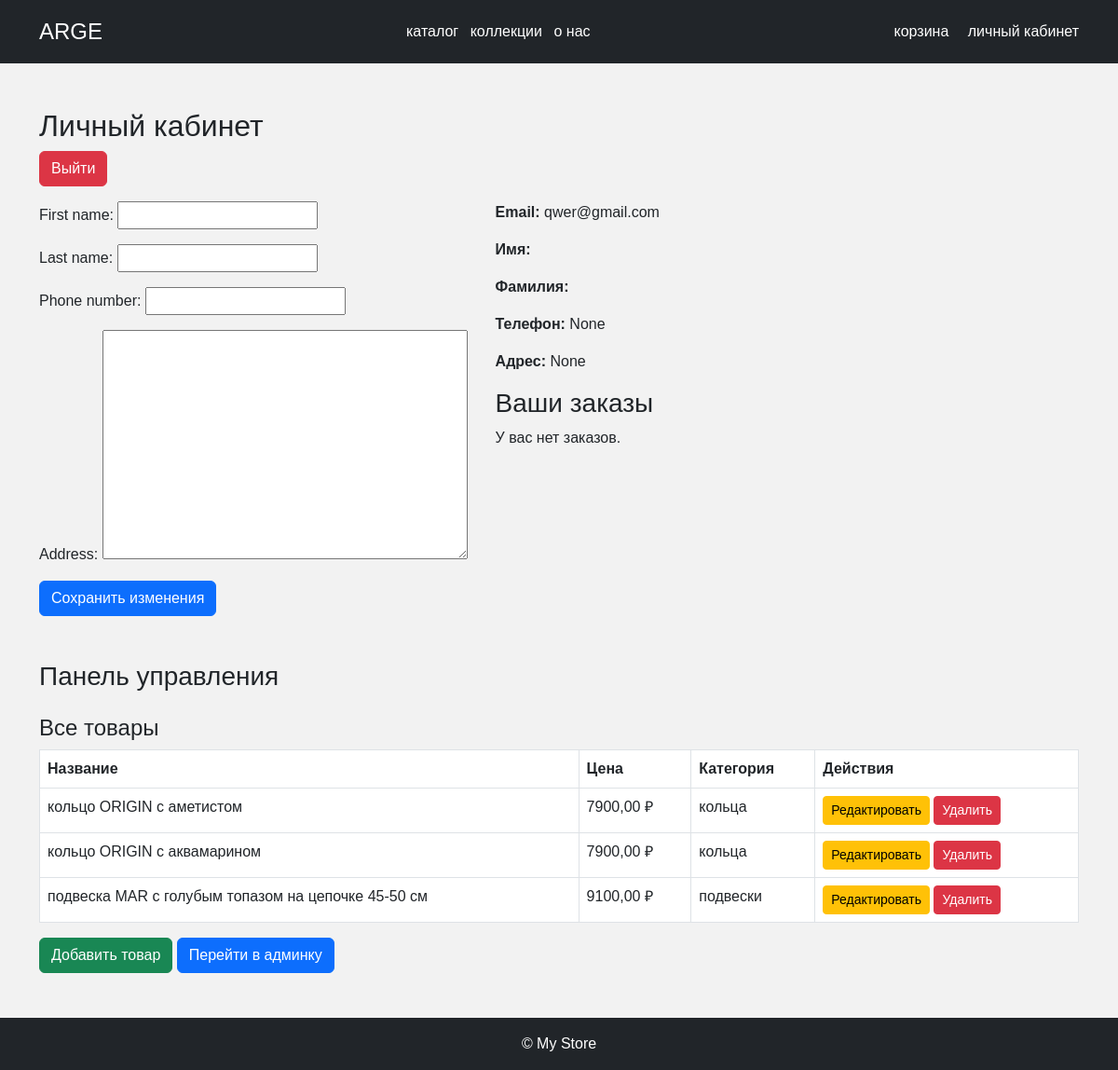
Page /profile/ (signed in) on the earlier database version.
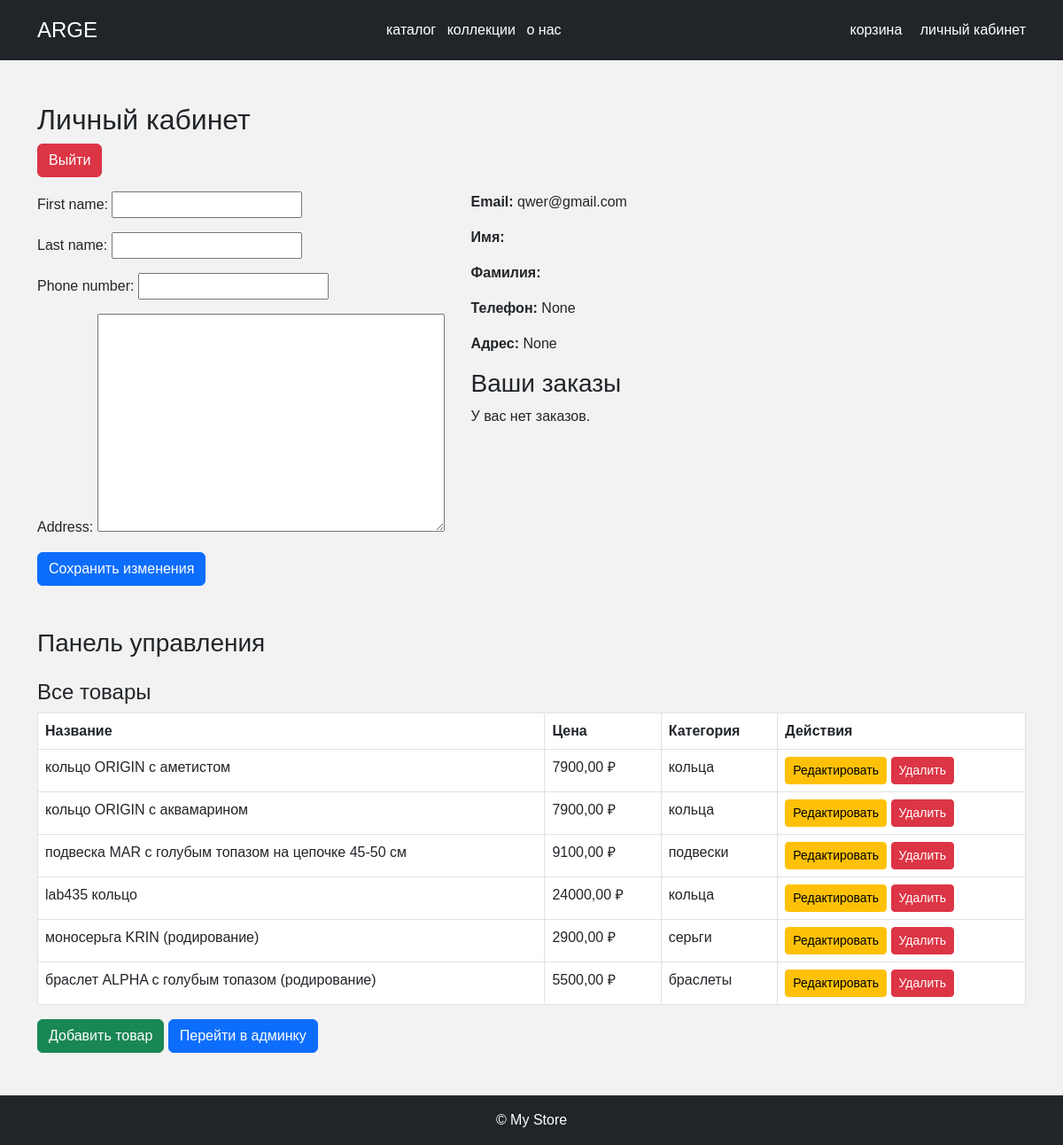
Same page on the later database version.
### members/models.py (models this page shows, shortened)
class Product(models.Model):
    name = models.CharField(max_length=255)
    description = models.TextField()
    price = models.DecimalField(max_digits=10, decimal_places=2)
    category = models.ForeignKey(Category, related_name='products', on_delete=models.CASCADE)
    status = models.CharField(max_length=50, default='available')
    objects = models.Manager()
    available = AvailableProductsManager()
    class Meta:
        ordering = ['-price']
    class Meta:
        verbose_name = "Товар"
        verbose_name_plural = "Товары"

class Category(models.Model):
    name = models.CharField(max_length=255)
    description = models.TextField()
    class Meta:
        verbose_name = "Категория"
        verbose_name_plural = "Категории"

### members/views.py (the view)
# urls.py: path('profile/', views.profile_view, name='profile'),
@login_required
def profile_view(request):
    user = request.user
    if request.method == 'POST':
        form = UserProfileForm(request.POST, instance=user)
        if form.is_valid():
            form.save()
            return redirect('profile')
    else:
        form = UserProfileForm(instance=user)
    orders = user.orders.all()
    products = Product.objects.all() if user.is_staff else None
    return render(request, 'profile.html', {
        'user': user,
        'user_form': form,
        'orders': orders,
        'products': products,
    })

### members/forms.py
class UserProfileForm(forms.ModelForm):
    class Meta:
        model = User
        fields = ['first_name', 'last_name', 'phone_number', 'address']

### templates/profile.html (shortened to what this page needs)
{% extends "base.html" %}
{% load static %}
{% block content %}
<h2>Личный кабинет</h2>
<form method="post" action="{% url 'logout' %}">
  <button type="submit" class="btn btn-danger mb-3">Выйти</button>
</form>
<div class="lk-main">
    <div class="lk-form">
        <form method="post">
            {{ user_form.as_p }}
            <button type="submit" class="btn btn-primary">Сохранить изменения</button>
        </form>
    </div>
    <div class="lk-info">
        <p><strong>Email:</strong> {{ user.email }}</p>
        <p><strong>Имя:</strong> {{ user.first_name }}</p>
        <p><strong>Фамилия:</strong> {{ user.last_name }}</p>
        <p><strong>Телефон:</strong> {{ user.phone_number }}</p>
        <p><strong>Адрес:</strong> {{ user.address }}</p>
        <h3>Ваши заказы</h3>
        {% if user.orders.all %}
            <ul>
                {% for order in user.orders.all %}
                    <li>Заказ №{{ order.id }} — {{ order.status }} ({{ order.total_price }} ₽)</li>
                {% endfor %}
            </ul>
        {% else %}
            <p>У вас нет заказов.</p>
        {% endif %}
    </div>
</div>
{% if user.is_staff %}
    <div class="admin-panel mt-5">
        <h3>Панель управления</h3>
        <h4 class="mt-4">Все товары</h4>
        <table class="table table-bordered">
            <thead>
                <tr>
                    <th>Название</th>
                    <th>Цена</th>
                    <th>Категория</th>
                    <th>Действия</th>
                </tr>
            </thead>
            <tbody>
                {% for product in products %}
                    <tr>
                        <td>{{ product.name }}</td>
                        <td>{{ product.price }} ₽</td>
                        <td>{{ product.category.name }}</td>
                        <td>
                            <a href="{% url 'product_update' product.id %}" class="btn btn-sm btn-warning">Редактировать</a>
                            <a href="{% url 'product_delete' product.id %}" class="btn btn-sm btn-danger">Удалить</a>
                        </td>
                    </tr>
                {% endfor %}
            </tbody>
        </table>
        <a href="{% url 'product_create_form' %}" class="btn btn-success">Добавить товар</a>
        <a href="/admin/" class="btn btn-primary">Перейти в админку</a>
    </div>
{% endif %}
{% endblock %}

Differences in the rows shown:
added Product: name "lab435 кольцо", price "24000,00", category.name "кольца"
added Product: name "моносерьга KRIN (родирование)", price "2900,00", category.name "серьги"
added Product: name "браслет ALPHA с голубым топазом (родирование)", price "5500,00", category.name "браслеты"
